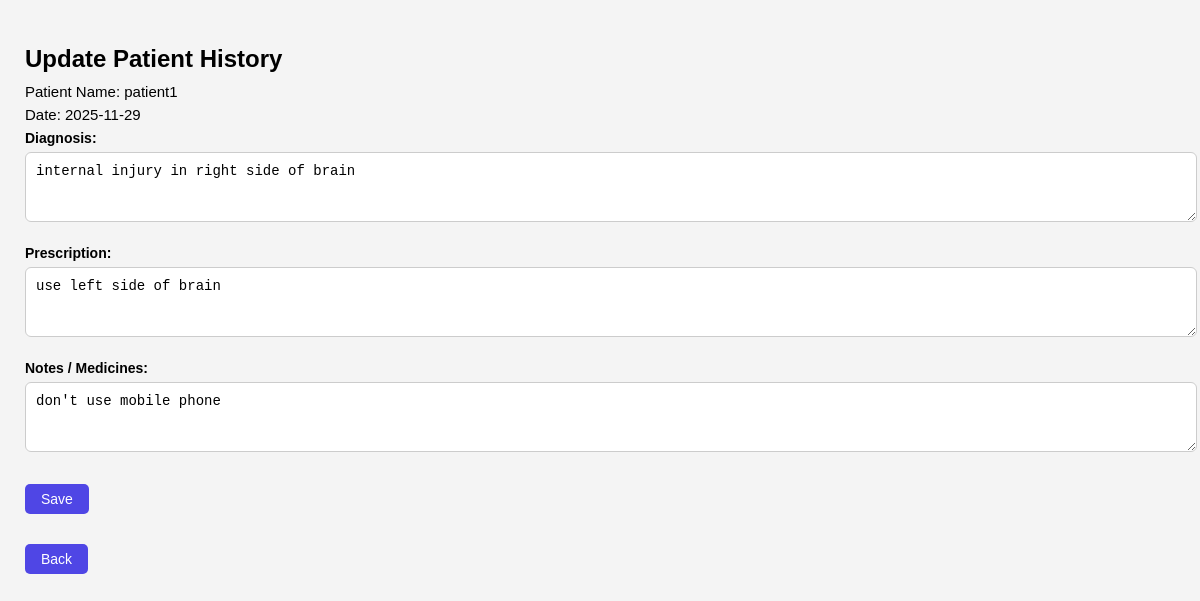
The page /edit_history/1 (signed in) on the database its author committed.
### models.py (models this page shows)
class User(db.Model):
    id = db.Column(db.Integer, primary_key=True, nullable=True)
    name = db.Column(db.String(50), nullable=True)
    email = db.Column(db.String(150), nullable=True)
    password = db.Column(db.String(150), nullable=True)
    role = db.Column(db.String(10), nullable=False)
    contact = db.Column(db.String(100), nullable=True)
    gender = db.Column(db.String(10), nullable=True)
    specialization = db.Column(db.String(100), nullable=True)   # Only filled for doctors
    experience = db.Column(db.Integer, nullable=True)           # Only filled for doctors
    department_id = db.Column(db.Integer, db.ForeignKey('department.id'), nullable=True)
    dob = db.Column(db.Date, nullable=True)
    medical_history = db.Column(db.Text, nullable=True)
    blacklisted = db.Column(db.Boolean, default=False)
    appointments_as_patient = db.relationship(
        'Appointment',
        backref='patient',
        lazy=True,
        foreign_keys='Appointment.patient_id'
    )
    appointments_as_doctor = db.relationship(
        'Appointment',
        backref='doctor',
        lazy=True,
        foreign_keys='Appointment.doctor_id'
    )

class Appointment(db.Model):
    id = db.Column(db.Integer, primary_key=True)
    patient_id = db.Column(db.Integer, db.ForeignKey('user.id',ondelete='CASCADE'), nullable= False)
    doctor_id = db.Column(db.Integer, db.ForeignKey('user.id',ondelete='CASCADE'), nullable = False)
    date = db.Column(db.Date, nullable=False)
    time = db.Column(db.Time, nullable=False)
    status = db.Column(db.String(50))
    notes = db.Column(db.Text)
    treatments = db.relationship('Treatment', backref='appointment', lazy=True)

class Treatment(db.Model):
    id = db.Column(db.Integer, primary_key=True)
    appointment_id = db.Column(db.Integer, db.ForeignKey('appointment.id', ondelete='CASCADE'), nullable=False)
    diagnosis = db.Column(db.Text, nullable=False)
    prescription = db.Column(db.Text, nullable=False)
    notes = db.Column(db.Text, nullable=False)

### app.py (the view, shortened to what this page needs)
@app.route('/edit_history/<int:appointment_id>', methods=['GET', 'POST'])
def edit_history(appointment_id):
    doctor_id = session.get('user_id')
    if not doctor_id:
        return redirect('/login')
    appt = Appointment.query.get_or_404(appointment_id)
    if appt.doctor_id != doctor_id:
        return "Not allowed"
    treatment = Treatment.query.filter_by(appointment_id=appointment_id).first()
    patient = User.query.get(appt.patient_id)
    department = patient.department if hasattr(patient, 'department') else None
    if request.method == 'POST':
        treatment.diagnosis = request.form.get('diagnosis', '')
        treatment.prescription = request.form.get('prescription', '')
        treatment.notes = request.form.get('notes', '')
        db.session.commit()
        return redirect('/doctor_dashboard')
    return render_template(
        'edit_history.html',
        appt=appt,
        patient=patient,
        department=department,
        treatment=treatment
    )

### templates/edit_history.html (shortened to what this page needs)
<!DOCTYPE html>
<html lang="en">
<head>
    <link rel="stylesheet" href="{{ url_for('static', filename='edit_history.css') }}">
</head>
<body>
    <h2>Update Patient History</h2>
    <p>Patient Name: {{ patient.name }}</p>
    <p>Date: {{ appt.date }}</p>
    <form action="/edit_history/{{ appt.id }}" method="POST">
        <label>Diagnosis:</label><br>
        <textarea name="diagnosis" rows="3" cols="50">{{ treatment.diagnosis }}</textarea><br><br>
        <label>Prescription:</label><br>
        <textarea name="prescription" rows="3" cols="50">{{ treatment.prescription }}</textarea><br><br>
        <label>Notes / Medicines:</label><br>
        <textarea name="notes" rows="3" cols="50">{{ treatment.notes }}</textarea><br><br>
        <button type="submit">Save</button>
    </form>
    <br>
    <a href="/doctor_dashboard"><button type="button">Back</button></a>
</body>
</html>

### static/edit_history.css (style rules this page uses)
body { margin: 0; padding: 25px; font-family: Arial, sans-serif; background: #f4f4f4; }
h2 { margin-bottom: 10px; }
p { margin: 6px 0; font-size: 15px; }
label { font-weight: bold; font-size: 14px; }
textarea { width: 100%; padding: 10px; border: 1px solid #ccc; border-radius: 6px; margin-top: 5px; font-size: 14px; resize: vertical; }
button { padding: 7px 16px; background: #4f46e5; border: none; color: white; border-radius: 5px; cursor: pointer; font-size: 14px; margin-top: 10px; }
a { text-decoration: none; }
a button { margin-top: 12px; }

### rows shown on the page
User: name "patient1"
Appointment: date "2025-11-29"
Treatment: diagnosis "internal injury in right side of brain", prescription "use left side of brain", notes "don't use mobile phone"
